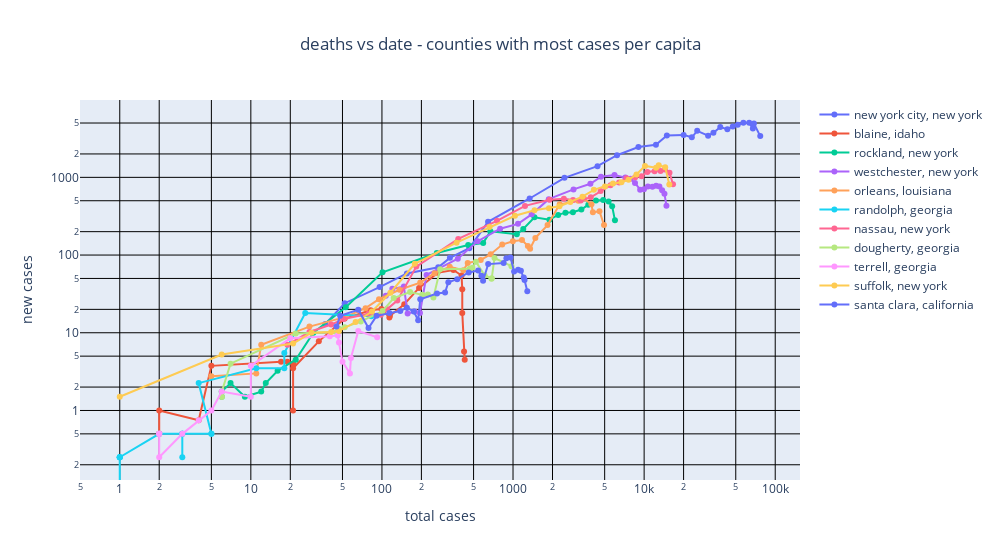

This figure's notebook cell:
### Code cell
#
# plot new cases vs total cases
# this plot supposedly highlights when a population drops off the curve
GRAPH_TITLE="deaths vs date - counties with most cases per capita"
graph_list=[]
for county,state in cs_list:
    indices=(nytplot_df.county==county) & (nytplot_df.state==state)
    tmp_df = nytplot_df[indices]
    graph_list.append(go.Scatter(name=f"{county}, {state}",
                               x=tmp_df['cases'],
                               y=cvd.avg_over_daynum(tmp_df, county,state,'dcases',4),
                               mode='lines+markers'
                               ))
x_axis=dict(
    showgrid=True,
    title='total cases')
y_axis=dict(
    showgrid=True,
    title='new cases')
layout=go.Layout(
    title={
        'text':GRAPH_TITLE,
        'x':0.5  # center
    },
    xaxis=x_axis,
    xaxis_type="log",
    yaxis=y_axis,
    yaxis_type="log",
    width=1000,
    showlegend=True
)
fig = go.Figure( data=graph_list, layout=layout)
fig.update_yaxes(gridcolor='black')
fig.update_xaxes(gridcolor='black')
fig.show()

### Figure 1 — Plotly figure (JSON) as saved in the notebook; plotly's stock layout.template omitted (floating-point values rounded to 4 significant figures)
{"data": [{"mode": "lines+markers", "name": "new york city, new york", "type": "scatter", "x": [37, 52, 96, 155, 269, 330, 464, 645, 1339, 2468, 4408, 6211, 9045, 12305, 14905, 20011, 23112, 25399, 30766, 33768, 38087, 43139, 47440, 51810, 57160, 63307, 67552, 68776, 76876], "y": [13, 24, 38.75, 58, 69.5, 92, 122.5, 267.5, 534.5, 986, 1392.0, 1926.0, 2459.0, 2624.0, 3450, 3517.0, 3274.0, 3965.0, 3439.0, 3744.0, 4435, 4168.0, 4510.0, 4768.0, 5042, 5028, 4242.0, 4929, 3392.0]}, {"mode": "lines+markers", "name": "blaine, idaho", "type": "scatter", "x": [2, 2, 2, 4, 5, 17, 19, 21, 21, 21, 33, 52, 82, 99, 114, 115, 148, 192, 265, 351, 405, 410, 410, 423, 428], "y": [0.5, 0.5, 1, 0.75, 3.75, 4.25, 4.25, 4, 1, 3.5, 7.75, 15.25, 19.5, 20.25, 15.75, 16.5, 23.25, 37.75, 59, 64.25, 54.5, 36.25, 18, 5.75, 4.5]}, {"mode": "lines+markers", "name": "rockland, new york", "type": "scatter", "x": [6, 6, 7, 9, 12, 13, 16, 22, 30, 53, 101, 262, 455, 592, 671, 1069, 1197, 1457, 1896, 2209, 2511, 2863, 3321, 3751, 4289, 4872, 5362, 5703, 5990], "y": [1.5, 1.75, 2.25, 1.5, 1.75, 2.25, 3.25, 4.5, 10, 21.25, 60, 106.2, 134.8, 142.5, 201.8, 185.5, 216.2, 306.2, 285, 328.5, 351.5, 356.2, 385.5, 444.5, 502.2, 510.2, 488, 425.2, 279.5]}, {"mode": "lines+markers", "name": "westchester, new york", "type": "scatter", "x": [107, 120, 147, 157, 178, 195, 219, 379, 537, 797, 1091, 1387, 1873, 2894, 3891, 4691, 5944, 7187, 7875, 8519, 9326, 9967, 10683, 11566, 12350, 13080, 13722, 14293, 14804], "y": [30, 36.75, 39.25, 17.75, 18.75, 18, 55.5, 89.75, 150.5, 218, 252, 334, 524.2, 700, 826, 1018.0, 1073.0, 996, 957, 845.5, 695, 702, 761.8, 756, 778.2, 759.8, 681.8, 613.5, 431]}, {"mode": "lines+markers", "name": "orleans, louisiana", "type": "scatter", "x": [5, 11, 12, 28, 53, 75, 95, 136, 196, 252, 329, 418, 451, 567, 675, 827, 997, 1170, 1298, 1350, 1480, 1834, 2270, 3148, 3476, 3966, 4066, 4565, 4942], "y": [2.75, 3, 7, 12, 16, 20.75, 27, 35.75, 44.25, 58.5, 70.5, 63.75, 78.75, 86.5, 102.2, 136.5, 150.8, 155.8, 130.8, 120.8, 166, 243, 449.5, 499, 533, 449, 354.2, 366.5, 244]}, {"mode": "lines+markers", "name": "randolph, georgia", "type": "scatter", "x": [1, 1, 1, 1, 1, 1, 2, 3, 3, 3, 3, 5, 5, 4, 11, 18, 18, 26, 83], "y": [0.25, 0.25, 0.25, 0, 0, 0.25, 0.5, 0.5, 0.5, 0.25, 0.5, 0.5, 0.5, 2.25, 3.5, 3.5, 5.5, 18, 16.25]}, {"mode": "lines+markers", "name": "nassau, new york", "type": "scatter", "x": [19, 28, 41, 51, 79, 98, 109, 131, 183, 382, 754, 1234, 1900, 2442, 2869, 3285, 3914, 4657, 5537, 6445, 7344, 8544, 9555, 10587, 12024, 13346, 14398, 15616, 16610], "y": [7, 10.25, 12.75, 15, 17.5, 17, 20, 26, 71, 161.2, 275.8, 429.2, 515, 528.8, 512.8, 503.5, 553.8, 667, 790, 857.5, 971.8, 1004.0, 1036.0, 1170, 1200.0, 1211.0, 1257.0, 1146.0, 816]}, {"mode": "lines+markers", "name": "dougherty, georgia", "type": "scatter", "x": [6, 6, 6, 7, 22, 45, 47, 52, 69, 101, 123, 164, 203, 224, 247, 278, 466, 490, 521, 607, 685, 688, 722, 973], "y": [1.5, 1.5, 1.75, 4, 9.75, 10.25, 11.25, 11.75, 14, 19, 28, 33.5, 30.75, 31, 28.5, 65.75, 66.5, 68.5, 82.25, 54.75, 49.5, 50.25, 91.5, 72]}, {"mode": "lines+markers", "name": "terrell, georgia", "type": "scatter", "x": [2, 2, 2, 2, 3, 4, 5, 6, 10, 10, 20, 40, 46, 47, 50, 57, 58, 66, 92], "y": [0.5, 0.5, 0.5, 0.25, 0.5, 0.75, 1, 1.75, 1.5, 3.75, 8.5, 9, 9.25, 7.5, 4.25, 3, 4.75, 10.5, 8.75]}, {"mode": "lines+markers", "name": "suffolk, new york", "type": "scatter", "x": [1, 6, 21, 29, 41, 47, 63, 84, 116, 178, 371, 662, 1034, 1458, 1880, 2260, 2735, 3385, 4138, 5023, 5791, 6713, 7605, 8746, 10154, 12328, 12933, 14473, 15561], "y": [1.5, 5.25, 7.25, 10, 10.25, 10.5, 13.75, 18.75, 32.75, 77, 144.5, 229.5, 320, 377.2, 399.5, 425.2, 481.8, 564.5, 690.8, 764, 832, 866.8, 930.8, 1091.0, 1404.0, 1332, 1432.0, 1352.0, 808.2]}, {"mode": "lines+markers", "name": "santa clara, california", "type": "scatter", "x": [45, 48, 66, 79, 91, 114, 138, 155, 175, 189, 196, 263, 303, 321, 375, 459, 542, 574, 591, 646, 848, 890, 956, 1019, 1094, 1148, 1207, 1224, 1285], "y": [12, 16.5, 19.75, 11.5, 16.5, 18, 19, 21, 18.75, 14.5, 27, 32, 33, 44.75, 49, 59.75, 63.25, 54, 46.75, 76.5, 79, 91.25, 93.25, 61.5, 64.5, 62.75, 51.25, 47.75, 34.25]}], "layout": {"showlegend": true, "title": {"text": "deaths vs date - counties with most cases per capita", "x": 0.5}, "width": 1000, "xaxis": {"gridcolor": "black", "showgrid": true, "title": {"text": "total cases"}, "type": "log"}, "yaxis": {"gridcolor": "black", "showgrid": true, "title": {"text": "new cases"}, "type": "log"}}}
